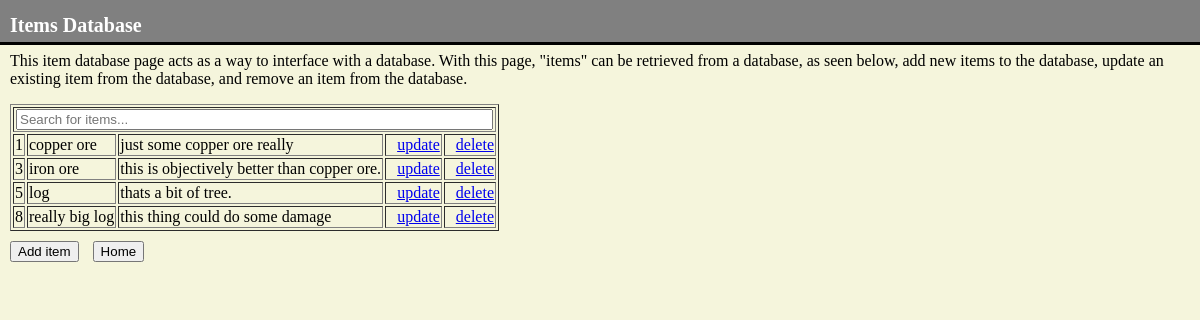
Before: /items/ with the older database file.
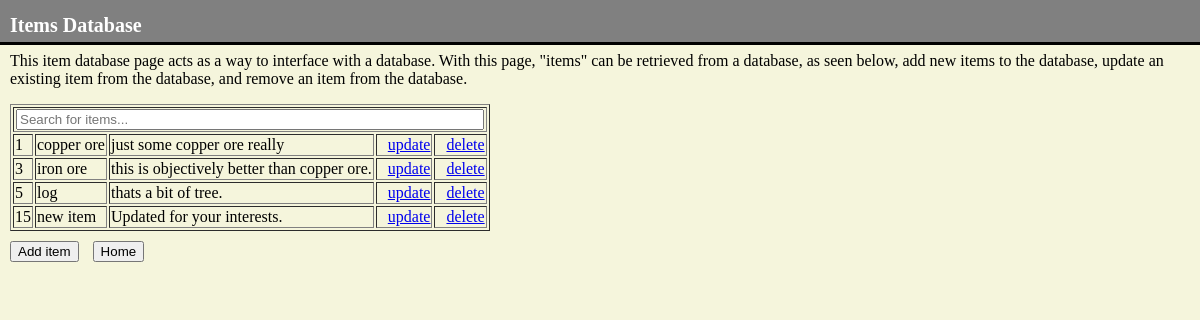
After: the same page with the newer database file.
### items/models.py (models this page shows)
class Items(models.Model):
  itemname = models.CharField(max_length=255)
  itemdesc = models.CharField(max_length=255)

### items/views.py (the view)
# urls.py: path('', views.index, name='index'),
def index (request) :
    items = Items.objects.all().values()
    template = loader.get_template('index.html')
    context = {
        'items' : items,
    }
    return HttpResponse(template.render(context, request))

### items/templates/index.html (shortened to what this page needs)
<!DOCTYPE html>
{% load static %}
<HTML>
    <head>
        <link rel="stylesheet" href="{% static 'items/index.css' %}">
    </head>
<body>
<div class = "header">
    <h1>Items Database</h1>
</div>
<br><br>
<p>This item database page acts as a way to interface with a database.
With this page, "items" can be retrieved from a database, as seen below,
add new items to the database, update an existing item from the database,
and remove an item from the database.
</p>
<div id="itemContainer" class="container">
    <table border="1", id="itemsTable">
        <th colspan="5"><input type="text" id="itemInput" placeholder="Search for items..." onkeyup='searchTable()'></input></th>
        {% for item in items %}
        <tr>
        <td>{{ item.id }}</td>
        <td>{{ item.itemname }}</td>
        <td>{{ item.itemdesc }}</td>
        <td><a href="update/{{ item.id }}">update</a></td>
        <td><a href="delete/{{ item.id }}">delete</a></td>
        </tr>
        {% endfor %}
        </table>
</div>
<div id="buttonContainer" class="buttonContainer">
    <a href="add/"><button>Add item</button></a>
    <a href="/"><button>Home</button></a>
</div>
</body>
</HTML>

### items/static/items/index.css (style rules this page uses)
.header { margin-left:0%; text-align: justify; height: 40px; padding: 1em; background: gray; padding-left:10px; padding-bottom: 1px; padding-top: 1px; border-color:black; border-bottom-style: solid; position: fixed; width: 100%; color:white; }
body { margin:0; background-color:beige; }
h1 { font-size: 20px; }
p { margin-left:10px; }
a { margin-left:10px; }
.container { margin-left:10px; }
th input { width:calc(100% - 10px); }
.buttonContainer { padding-top:10px; }

Changed rows visible on the page:
removed Items: id "8", itemname "really big log", itemdesc "this thing could do some damage"
added Items: id "15", itemname "new item", itemdesc "Updated for your interests."
